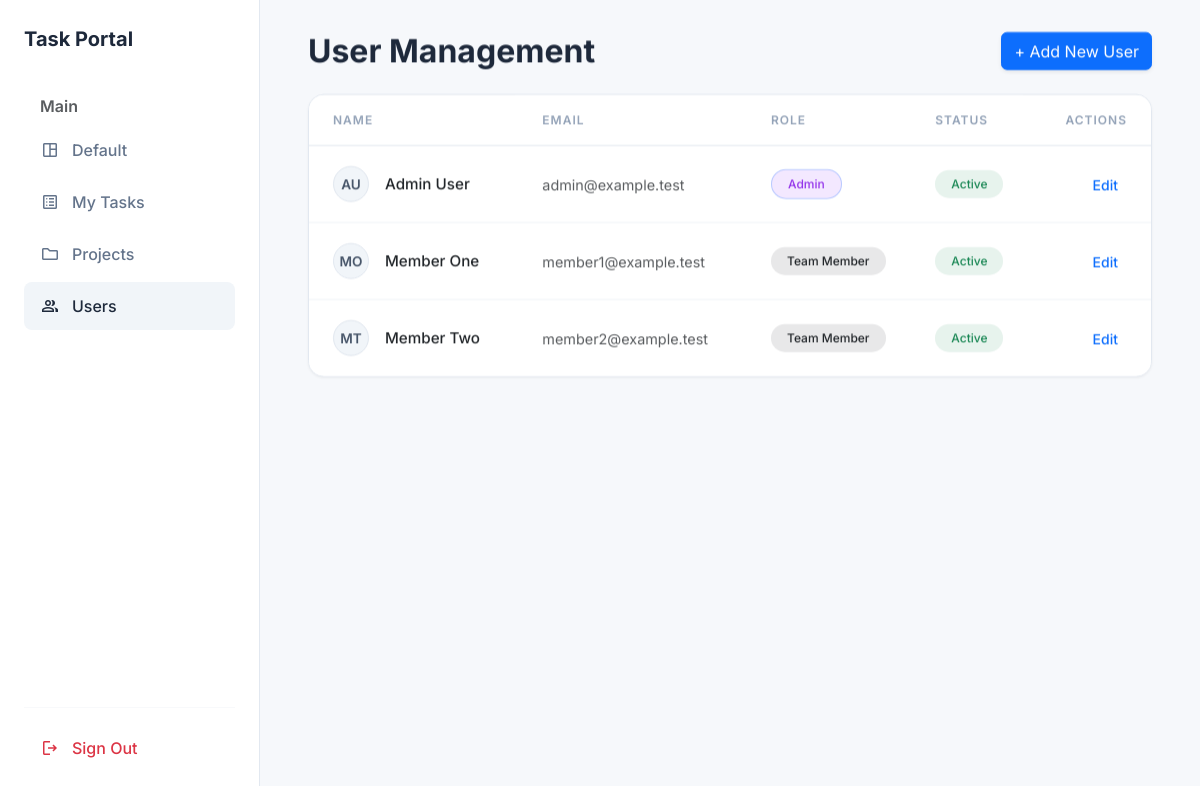
/users.php (signed in), run on the app's committed database.
### tables this page shows
CREATE TABLE users (
    id INT AUTO_INCREMENT PRIMARY KEY,
    name VARCHAR(100) NOT NULL,
    email VARCHAR(150) NOT NULL UNIQUE,
    password VARCHAR(255) NOT NULL,
    role ENUM('Administrator', 'Team Member') NOT NULL,
    status ENUM('Active', 'Inactive') DEFAULT 'Active',
    created_at TIMESTAMP DEFAULT CURRENT_TIMESTAMP
);

### src/helpers/validation.php (called while the page is built, shortened)
<?php
function sanitize(string $input): string
{
    return htmlspecialchars(trim($input), ENT_QUOTES, 'UTF-8');
}
?>

### public/users.php (the view, shortened to what this page needs)
<?php
require_once '../src/config/database.php';
require_once '../src/helpers/validation.php';
$stmt = $pdo->query("SELECT id, name, email, role, status FROM users ORDER BY created_at DESC");
$users = $stmt->fetchAll(PDO::FETCH_ASSOC);
function getInitials($name) {
    $words = explode(' ', $name);
    $initials = '';
    foreach ($words as $w) { if (!empty($w)) $initials .= strtoupper($w[0]); }
    return substr($initials, 0, 2);
}
?>
<!DOCTYPE html>
<html lang="en">
<head>
    <link href="https://cdn.jsdelivr.net/npm/bootstrap@5.3.2/dist/css/bootstrap.min.css" rel="stylesheet">
</head>
<body>
<div class="dashboard-container">
    <aside class="sidebar">
        <a href="dashboard.php" class="brand-logo">Task Portal</a>
        <div class="text-muted fs-6 fw-semibold mb-2 px-3" style="font-size: 0.75rem;">Main</div>
        <nav class="nav flex-column mb-4">
            <a class="nav-link" href="dashboard.php"><span class="material-symbols-outlined">space_dashboard</span> Default</a>
            <a class="nav-link" href="tasks.php"><span class="material-symbols-outlined">list_alt</span> My Tasks</a>
            <a class="nav-link" href="projects.php"><span class="material-symbols-outlined">folder</span> Projects</a>
            <a class="nav-link active" href="users.php"><span class="material-symbols-outlined">group</span> Users</a>
        </nav>
        <div class="mt-auto">
            <hr style="border-color: #e2e8f0;">
            <a class="nav-link text-danger" href="logout.php"><span class="material-symbols-outlined">logout</span> Sign Out</a>
        </div>
    </aside>
    <main class="main-content">
        <div class="d-flex justify-content-between align-items-center mb-4">
            <h1 class="fw-bold fs-2 mb-0">User Management</h1>
            <a href="user_create.php" class="btn btn-primary shadow-sm">+ Add New User</a>
        </div>
        <div class="panel-card p-0 overflow-hidden">
            <div class="table-responsive">
                <table class="table inspired-table mb-0 border-0">
                    <thead>
                        <tr>
                            <th class="ps-4">Name</th>
                            <th>Email</th>
                            <th>Role</th>
                            <th>Status</th>
                            <th class="text-end pe-4">Actions</th>
                        </tr>
                    </thead>
                    <tbody>
                        <?php foreach ($users as $user): ?>
                            <tr>
                                <td class="ps-4">
                                    <div class="d-flex align-items-center">
                                        <div class="avatar-circle me-3"><?= getInitials(sanitize($user['name'])) ?></div>
                                        <span class="text-dark fw-medium" style="font-size: 0.95rem;"><?= sanitize($user['name']) ?></span>
                                    </div>
                                </td>
                                <td class="text-muted" style="font-size: 0.9rem;"><?= sanitize($user['email']) ?></td>
                                <td>
                                    <?php if($user['role'] === 'Administrator'): ?>
                                        <span class="badge bg-purple-light text-primary bg-opacity-10 rounded-pill px-3 py-2 fw-medium border border-primary border-opacity-25" style="color: #9333ea !important; background-color: #f3e8ff !important;">Admin</span>
                                    <?php elseif($user['role']=== 'Executives'): ?>
                                        <span class="badge bg-info bg-opacity-10 text-info rounded-pill px-3 py-2 fw-medium">Executives</span>
                                    <?php else: ?>
                                        <span class="badge bg-dark bg-opacity-10 text-dark rounded-pill px-3 py-2 fw-medium">Team Member</span>
                                    <?php endif; ?>
                                </td>
                                <td>
                                    <?php if($user['status'] === 'Active'): ?>
                                        <span class="badge bg-success bg-opacity-10 text-success rounded-pill px-3 py-2 fw-medium">Active</span>
                                    <?php else: ?>
                                        <span class="badge bg-danger bg-opacity-10 text-danger rounded-pill px-3 py-2 fw-medium">Inactive</span>
                                    <?php endif; ?>
                                </td>
                                <td class="text-end pe-4">
                                    <a href="user_edit.php?id=<?= $user['id'] ?>" class="btn btn-sm btn-link text-primary fw-medium text-decoration-none">Edit</a>
                                </td>
                            </tr>
                        <?php endforeach; ?>
                    </tbody>
                </table>
            </div>
        </div>
    </main>
</div>
</body>
</html>

### public/users.php (style rules this page uses)
:root { --bg-body: #f6f8fb; --card-bg: #ffffff; --text-main: #1e293b; --text-muted: #64748b; --brand-primary: #3b82f6; --sidebar-width: 260px; }
body { font-family: 'Inter', sans-serif; background-color: var(--bg-body); color: var(--text-main); margin: 0; padding: 0; }
.dashboard-container { display: flex; min-height: 100vh; }
.sidebar { width: var(--sidebar-width); background-color: var(--card-bg); border-right: 1px solid #e2e8f0; position: fixed; height: 100vh; overflow-y: auto; padding: 1.5rem; display: flex; flex-direction: column; z-index: 10; }
.brand-logo { font-size: 1.25rem; font-weight: 700; color: var(--text-main); text-decoration: none; display: flex; align-items: center; margin-bottom: 2.5rem; }
.nav-link { display: flex; align-items: center; color: var(--text-muted); font-weight: 500; padding: 0.75rem 1rem; border-radius: 0.5rem; margin-bottom: 0.25rem; transition: all 0.2s; }
.nav-link:hover, .nav-link.active { background-color: #f1f5f9; color: var(--text-main); }
.nav-link .material-symbols-outlined { margin-right: 0.75rem; font-size: 1.25rem; }
.main-content { flex-grow: 1; margin-left: var(--sidebar-width); padding: 2rem 3rem; animation: fadeSlideIn 0.4s cubic-bezier(0.22, 1, 0.36, 1) forwards; will-change: opacity, transform; opacity: 0; }
.panel-card { background-color: var(--card-bg); border-radius: 1rem; border: 1px solid #e2e8f0; box-shadow: 0 1px 3px rgba(0,0,0,0.05); margin-bottom: 1.5rem; padding: 1.5rem; }
.inspired-table th { font-size: 0.75rem; text-transform: uppercase; letter-spacing: 1px; color: #94a3b8; font-weight: 600; border-bottom: 1px solid #e2e8f0 !important; padding: 1rem 0.5rem; vertical-align: middle; }
.inspired-table td { border-bottom: 1px solid #f1f5f9; padding: 1.25rem 0.5rem; vertical-align: middle; }
.inspired-table tr:last-child td { border-bottom: none; }
.avatar-circle { width: 36px; height: 36px; background-color: #f1f5f9; color: #475569; border-radius: 50%; display: flex; align-items: center; justify-content: center; font-size: 0.85rem; font-weight: 600; border: 1px solid #e2e8f0; }

### data on the page
users: name "AU", name "Admin User", email "admin@example.test", role "Admin", status "Active"
users: name "MO", name "Member One", email "member1@example.test", role "Team Member", status "Active"
users: name "MT", name "Member Two", email "member2@example.test", role "Team Member", status "Active"
